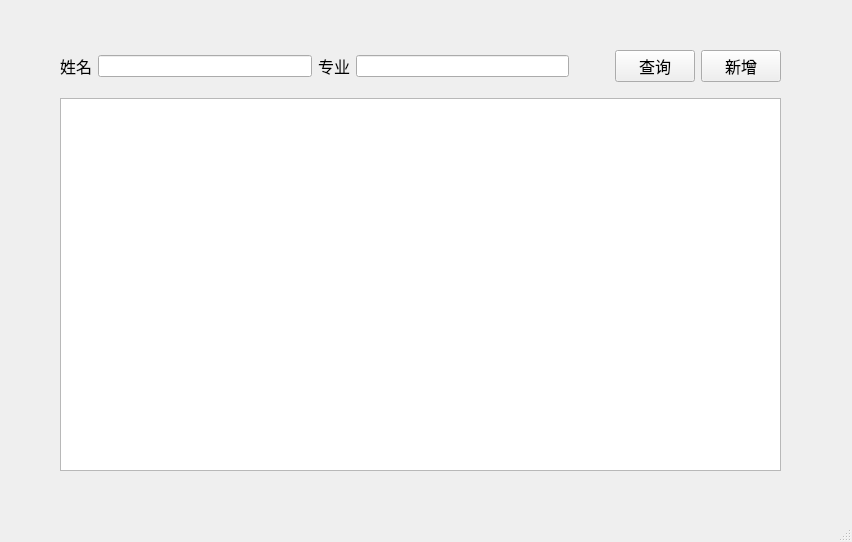
<?xml version="1.0" encoding="UTF-8"?>
<ui version="4.0">
 <class>MainWindow</class>
 <widget class="QMainWindow" name="MainWindow">
  <property name="geometry">
   <rect>
    <x>0</x>
    <y>0</y>
    <width>852</width>
    <height>542</height>
   </rect>
  </property>
  <property name="windowTitle">
   <string>学籍管理</string>
  </property>
  <widget class="QWidget" name="centralwidget">
   <widget class="QWidget" name="">
    <property name="geometry">
     <rect>
      <x>60</x>
      <y>50</y>
      <width>721</width>
      <height>421</height>
     </rect>
    </property>
    <layout class="QVBoxLayout" name="verticalLayout">
     <item>
      <layout class="QHBoxLayout" name="horizontalLayout">
       <item>
        <widget class="QLabel" name="label">
         <property name="font">
          <font>
           <pointsize>12</pointsize>
          </font>
         </property>
         <property name="text">
          <string>姓名</string>
         </property>
        </widget>
       </item>
       <item>
        <widget class="QLineEdit" name="lineEdit"/>
       </item>
       <item>
        <widget class="QLabel" name="label_2">
         <property name="font">
          <font>
           <pointsize>12</pointsize>
          </font>
         </property>
         <property name="text">
          <string>专业</string>
         </property>
        </widget>
       </item>
       <item>
        <widget class="QLineEdit" name="lineEdit_2"/>
       </item>
       <item>
        <spacer name="horizontalSpacer">
         <property name="orientation">
          <enum>Qt::Horizontal</enum>
         </property>
         <property name="sizeType">
          <enum>QSizePolicy::Preferred</enum>
         </property>
         <property name="sizeHint" stdset="0">
          <size>
           <width>40</width>
           <height>20</height>
          </size>
         </property>
        </spacer>
       </item>
       <item>
        <widget class="QPushButton" name="pushButton">
         <property name="font">
          <font>
           <pointsize>12</pointsize>
          </font>
         </property>
         <property name="text">
          <string>查询</string>
         </property>
        </widget>
       </item>
       <item>
        <widget class="QPushButton" name="pushButton_2">
         <property name="font">
          <font>
           <pointsize>12</pointsize>
          </font>
         </property>
         <property name="text">
          <string>新增</string>
         </property>
        </widget>
       </item>
      </layout>
     </item>
     <item>
      <spacer name="verticalSpacer">
       <property name="orientation">
        <enum>Qt::Vertical</enum>
       </property>
       <property name="sizeType">
        <enum>QSizePolicy::Maximum</enum>
       </property>
       <property name="sizeHint" stdset="0">
        <size>
         <width>20</width>
         <height>10</height>
        </size>
       </property>
      </spacer>
     </item>
     <item>
      <widget class="QTableView" name="tableView"/>
     </item>
    </layout>
   </widget>
  </widget>
  <widget class="QMenuBar" name="menubar">
   <property name="geometry">
    <rect>
     <x>0</x>
     <y>0</y>
     <width>852</width>
     <height>20</height>
    </rect>
   </property>
  </widget>
  <widget class="QStatusBar" name="statusbar"/>
 </widget>
 <resources/>
 <connections/>
</ui>
